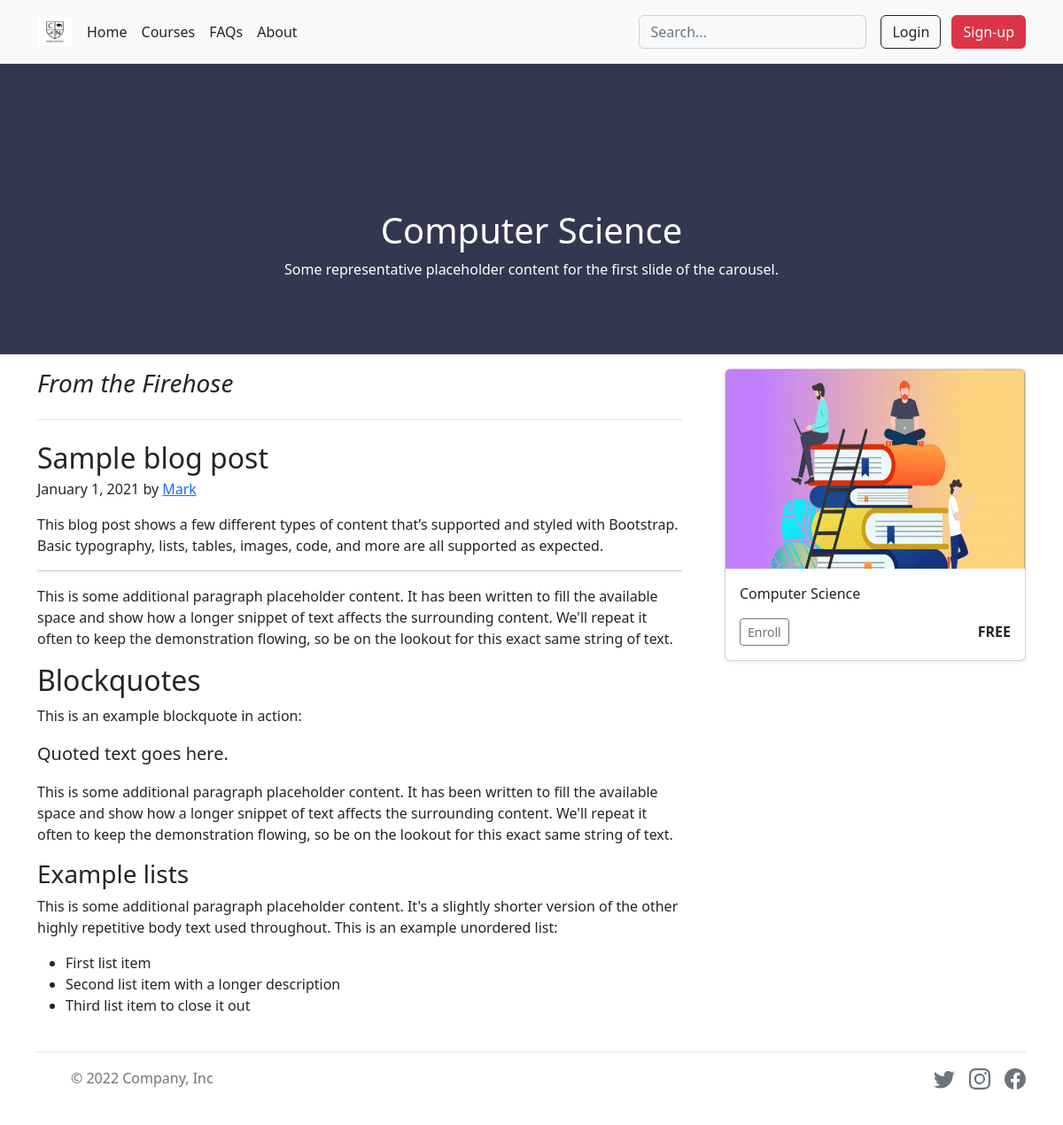
The page /info?id=3 on the database its author committed.
### tables this page shows
CREATE TABLE 'courses' (id INTEGER PRIMARY KEY AUTOINCREMENT NOT NULL,'price' NUMERIC NOT NULL, name TEXT NOT NULL);

### app.py (the view)
@app.route("/info", methods=["GET", "POST"])
def info():
    session["cart"] = []
    try:
        id = int(request.args.get("id"))
        course = db.execute("SELECT * FROM courses WHERE id = ?", id)
        all_courses = db.execute("SELECT * FROM courses")
        if int(id) < 0 or int(id) > len(all_courses):
            return redirect("/courses")
        return render_template("info.html", ids = course)
    except ValueError:
        return redirect("/courses")

### app.py (called while the page is built)
@app.after_request
def after_request(response):
    response.headers["Cache-Control"] = "no-cache, no-store, must-revalidate"
    response.headers["Expires"] = 0
    response.headers["Pragma"] = "no-cache"
    return response

### templates/info.html (shortened to what this page needs)
{% extends "layout.html" %}
{% block main %}
{% for id in ids %}
<div id="carousel" class="carousel slide" data-bs-ride="carousel">
  <div class="carousel-inner">
    <img class="img-fluid bd-placeholder-img bd-placeholder-img-lg d-block w-100" src="../static/images/carousel/img.png" role="img" aria-label="Placeholder: First slide" preserveAspectRatio="xMidYMid slice" focusable="false"><title>Placeholder</title><rect width="100%" height="100%" fill="#777"></rect></img>
      <div class="py-5 carousel-caption center-top">
        <h1>{{ id.name }}</h1>
        <p>Some representative placeholder content for the first slide of the carousel.</p>
      </div>
    </div>
</div>
<main class="container">
    <div class="row g-5">
      <div class="col-md-8">
        <h3 class="pb-4 mb-4 fst-italic border-bottom">
          From the Firehose
        </h3>
        <article class="blog-post">
          <h2 class="blog-post-title mb-1">Sample blog post</h2>
          <p class="blog-post-meta">January 1, 2021 by <a href="#">Mark</a></p>
          <p>This blog post shows a few different types of content that’s supported and styled with Bootstrap. Basic typography, lists, tables, images, code, and more are all supported as expected.</p>
          <hr>
          <p>This is some additional paragraph placeholder content. It has been written to fill the available space and show how a longer snippet of text affects the surrounding content. We'll repeat it often to keep the demonstration flowing, so be on the lookout for this exact same string of text.</p>
          <h2>Blockquotes</h2>
          <p>This is an example blockquote in action:</p>
          <blockquote class="blockquote">
            <p>Quoted text goes here.</p>
          </blockquote>
          <p>This is some additional paragraph placeholder content. It has been written to fill the available space and show how a longer snippet of text affects the surrounding content. We'll repeat it often to keep the demonstration flowing, so be on the lookout for this exact same string of text.</p>
          <h3>Example lists</h3>
          <p>This is some additional paragraph placeholder content. It's a slightly shorter version of the other highly repetitive body text used throughout. This is an example unordered list:</p>
          <ul>
            <li>First list item</li>
            <li>Second list item with a longer description</li>
            <li>Third list item to close it out</li>
          </ul>
        </div>
      <div class="col-md-4">
        <div class="position-sticky" style="top: 5rem;">
        {% for id in ids %}
        <form action="/buy" method="post">
        <div class="col">
          <div class="card shadow-sm">
            <img src="../static/images/courses/{{ id.id }}.png" class="bd-placeholder-img card-img-top" width="100%" height="225" alt="...">
            <div class="card-body">
              <p class="card-text">{{ id.name }}</p>
              <div class="d-flex justify-content-between align-items-center">
                <div class="btn-group">
                  <button class="btn btn-sm btn-outline-secondary" id="id" name="id" value="{{ id.id }}">Enroll</a>
                </div>
                <small class="fs-6 fw-semibold">{% if id.price == 0 %}FREE{% else %}${{ id.price }}{% endif %}</small>
              </div>
            </div>
          </div>
        </div>
      </form>
        {% endfor %}
        </div>
      </div>
    </div>
  </main>
{% endfor %}
{% endblock %}

### rows shown on the page
courses: name "Computer Science", {{ id.id }} 3 (drawn), price "FREE"
